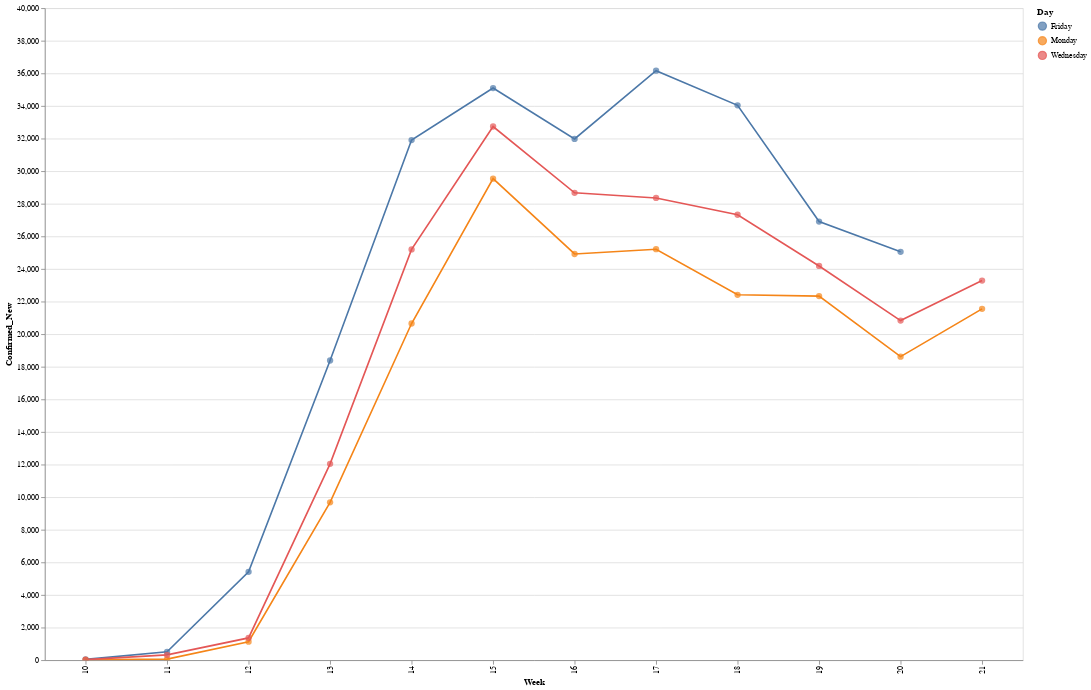

The cell this chart's notebook holds for it:
### Code cell
sl = df[df['Country'] == 'US'].groupby(['State', 'Date'], as_index=False).sum()
sl.Date = pd.to_datetime(sl.Date, format='%m-%d-%Y')
sl['Day'] = sl.Date.dt.day_name()
sl['Week'] = sl.Date.dt.week

dow = sl[sl['Week']>9]
dow = dow.groupby(['Week', 'Day'], as_index=False).sum()
line=alt.Chart(dow[dow['Day'].isin(['Monday', 'Wednesday', 'Friday'])]).mark_line().encode(
    alt.X('Week:N'),
    alt.Y('Confirmed_New:Q'),
    color='Day:N',
    tooltip=['Day', 'Week']
)
point=line.mark_circle(size=60)
(line+point).properties(
    width=1200,
    height=800
).interactive()

### Figure 1 — Vega-Lite specification as saved in the notebook (floating-point values rounded to 4 significant figures)
{"config": {"view": {"continuousWidth": 400, "continuousHeight": 300}}, "layer": [{"mark": "line", "encoding": {"color": {"type": "nominal", "field": "Day"}, "tooltip": [{"type": "nominal", "field": "Day"}, {"type": "quantitative", "field": "Week"}], "x": {"type": "nominal", "field": "Week"}, "y": {"type": "quantitative", "field": "Confirmed_New"}}, "selection": {"selector006": {"type": "interval", "bind": "scales", "encodings": ["x", "y"]}}}, {"mark": {"type": "circle", "size": 60}, "encoding": {"color": {"type": "nominal", "field": "Day"}, "tooltip": [{"type": "nominal", "field": "Day"}, {"type": "quantitative", "field": "Week"}], "x": {"type": "nominal", "field": "Week"}, "y": {"type": "quantitative", "field": "Confirmed_New"}}}], "data": {"name": "data-0ca5937f13f6f3c44f005da8f25e803d"}, "height": 800, "width": 1200, "$schema": "https://vega.github.io/schema/vega-lite/v4.0.2.json", "datasets": {"data-0ca5937f13f6f3c44f005da8f25e803d": [{"Week": 10, "Day": "Friday", "Confirmed": 278.0, "Deaths": 14.0, "Recovered": 8.0, "Confirmed_New": 45.0, "Deaths_New": 2.0, "Recovered_New": 0.0}, {"Week": 10, "Day": "Monday", "Confirmed": 101.0, "Deaths": 6.0, "Recovered": 7.0, "Confirmed_New": 21.0, "Deaths_New": 5.0, "Recovered_New": 0.0}, {"Week": 10, "Day": "Wednesday", "Confirmed": 153.0, "Deaths": 11.0, "Recovered": 8.0, "Confirmed_New": 31.0, "Deaths_New": 4.0, "Recovered_New": 0.0}, {"Week": 11, "Day": "Friday", "Confirmed": 2179.0, "Deaths": 47.0, "Recovered": 12.0, "Confirmed_New": 511.0, "Deaths_New": 7.0, "Recovered_New": 0.0}, {"Week": 11, "Day": "Monday", "Confirmed": 605.0, "Deaths": 22.0, "Recovered": 8.0, "Confirmed_New": 64.0, "Deaths_New": 1.0, "Recovered_New": 0.0}, {"Week": 11, "Day": "Wednesday", "Confirmed": 1281.0, "Deaths": 36.0, "Recovered": 8.0, "Confirmed_New": 322.0, "Deaths_New": 8.0, "Recovered_New": 0.0}, {"Week": 12, "Day": "Friday", "Confirmed": 19100.0, "Deaths": 244.0, "Recovered": 147.0, "Confirmed_New": 5421.0, "Deaths_New": 44.0, "Recovered_New": 39.0}, {"Week": 12, "Day": "Monday", "Confirmed": 4632.0, "Deaths": 85.0, "Recovered": 17.0, "Confirmed_New": 1133.0, "Deaths_New": 22.0, "Recovered_New": 5.0}, {"Week": 12, "Day": "Wednesday", "Confirmed": 7786.0, "Deaths": 118.0, "Recovered": 106.0, "Confirmed_New": 1364.0, "Deaths_New": 10.0, "Recovered_New": -17.0}, {"Week": 13, "Day": "Friday", "Confirmed": 101700.0, "Deaths": 1581.0, "Recovered": 869.0, "Confirmed_New": 18380.0, "Deaths_New": 370.0, "Recovered_New": 188.0}, {"Week": 13, "Day": "Monday", "Confirmed": 43660.0, "Deaths": 552.0, "Recovered": 0.0, "Confirmed_New": 9683.0, "Deaths_New": 124.0, "Recovered_New": 0.0}, {"Week": 13, "Day": "Wednesday", "Confirmed": 65780.0, "Deaths": 942.0, "Recovered": 361.0, "Confirmed_New": 12040.0, "Deaths_New": 235.0, "Recovered_New": 13.0}, {"Week": 14, "Day": "Friday", "Confirmed": 275600.0, "Deaths": 7087.0, "Recovered": 9707.0, "Confirmed_New": 31910.0, "Deaths_New": 1165.0, "Recovered_New": 706.0}, {"Week": 14, "Day": "Monday", "Confirmed": 161800.0, "Deaths": 2978.0, "Recovered": 5644.0, "Confirmed_New": 20650.0, "Deaths_New": 512.0, "Recovered_New": 2979.0}, {"Week": 14, "Day": "Wednesday", "Confirmed": 213400.0, "Deaths": 4757.0, "Recovered": 8474.0, "Confirmed_New": 25200.0, "Deaths_New": 885.0, "Recovered_New": 1450.0}, {"Week": 15, "Day": "Friday", "Confirmed": 496500.0, "Deaths": 18590.0, "Recovered": 28790.0, "Confirmed_New": 35100.0, "Deaths_New": 2104.0, "Recovered_New": 3380.0}, {"Week": 15, "Day": "Monday", "Confirmed": 366700.0, "Deaths": 10780.0, "Recovered": 19580.0, "Confirmed_New": 29540.0, "Deaths_New": 1164.0, "Recovered_New": 2133.0}, {"Week": 15, "Day": "Wednesday", "Confirmed": 429100.0, "Deaths": 14700.0, "Recovered": 23560.0, "Confirmed_New": 32740.0, "Deaths_New": 1972.0, "Recovered_New": 1796.0}, {"Week": 16, "Day": "Friday", "Confirmed": 699700.0, "Deaths": 36770.0, "Recovered": 58540.0, "Confirmed_New": 31980.0, "Deaths_New": 3857.0, "Recovered_New": 3842.0}, {"Week": 16, "Day": "Monday", "Confirmed": 580600.0, "Deaths": 23530.0, "Recovered": 43480.0, "Confirmed_New": 24920.0, "Deaths_New": 1506.0, "Recovered_New": 10490.0}, {"Week": 16, "Day": "Wednesday", "Confirmed": 636400.0, "Deaths": 28320.0, "Recovered": 52100.0, "Confirmed_New": 28670.0, "Deaths_New": 2494.0, "Recovered_New": 4333.0}, {"Week": 17, "Day": "Friday", "Confirmed": 905300.0, "Deaths": 51950.0, "Recovered": 99080.0, "Confirmed_New": 36160.0, "Deaths_New": 1995.0, "Recovered_New": 18880.0}, {"Week": 17, "Day": "Monday", "Confirmed": 784300.0, "Deaths": 42090.0, "Recovered": 72330.0, "Confirmed_New": 25210.0, "Deaths_New": 1433.0, "Recovered_New": 1992.0}, {"Week": 17, "Day": "Wednesday", "Confirmed": 840200.0, "Deaths": 46620.0, "Recovered": 77370.0, "Confirmed_New": 28360.0, "Deaths_New": 2178.0, "Recovered_New": 2162.0}, {"Week": 18, "Day": "Friday", "Confirmed": 1103000.0, "Deaths": 64940.0, "Recovered": 164000.0, "Confirmed_New": 34040.0, "Deaths_New": 2030.0, "Recovered_New": 10070.0}, {"Week": 18, "Day": "Monday", "Confirmed": 988200.0, "Deaths": 56260.0, "Recovered": 111400.0, "Confirmed_New": 22410.0, "Deaths_New": 1378.0, "Recovered_New": 4436.0}, {"Week": 18, "Day": "Wednesday", "Confirmed": 1040000.0, "Deaths": 60970.0, "Recovered": 120700.0, "Confirmed_New": 27330.0, "Deaths_New": 2612.0, "Recovered_New": 4784.0}, {"Week": 19, "Day": "Friday", "Confirmed": 1284000.0, "Deaths": 77180.0, "Recovered": 199000.0, "Confirmed_New": 26910.0, "Deaths_New": 1518.0, "Recovered_New": 3957.0}, {"Week": 19, "Day": "Monday", "Confirmed": 1180000.0, "Deaths": 68920.0, "Recovered": 187200.0, "Confirmed_New": 22340.0, "Deaths_New": 1240.0, "Recovered_New": 7028.0}, {"Week": 19, "Day": "Wednesday", "Confirmed": 1229000.0, "Deaths": 73430.0, "Recovered": 189900.0, "Confirmed_New": 24180.0, "Deaths_New": 2363.0, "Recovered_New": 119.0}, {"Week": 20, "Day": "Friday", "Confirmed": 1443000.0, "Deaths": 87530.0, "Recovered": 250700.0, "Confirmed_New": 25050.0, "Deaths_New": 1632.0, "Recovered_New": 4333.0}, {"Week": 20, "Day": "Monday", "Confirmed": 1348000.0, "Deaths": 80680.0, "Recovered": 232700.0, "Confirmed_New": 18620.0, "Deaths_New": 1156.0, "Recovered_New": 16560.0}, {"Week": 20, "Day": "Wednesday", "Confirmed": 1390000.0, "Deaths": 84120.0, "Recovered": 243400.0, "Confirmed_New": 20830.0, "Deaths_New": 1743.0, "Recovered_New": 13140.0}, {"Week": 21, "Day": "Monday", "Confirmed": 1508000.0, "Deaths": 90350.0, "Recovered": 283200.0, "Confirmed_New": 21550.0, "Deaths_New": 785.0, "Recovered_New": 10910.0}, {"Week": 21, "Day": "Wednesday", "Confirmed": 1552000.0, "Deaths": 93440.0, "Recovered": 294300.0, "Confirmed_New": 23280.0, "Deaths_New": 1518.0, "Recovered_New": 4920.0}]}}
